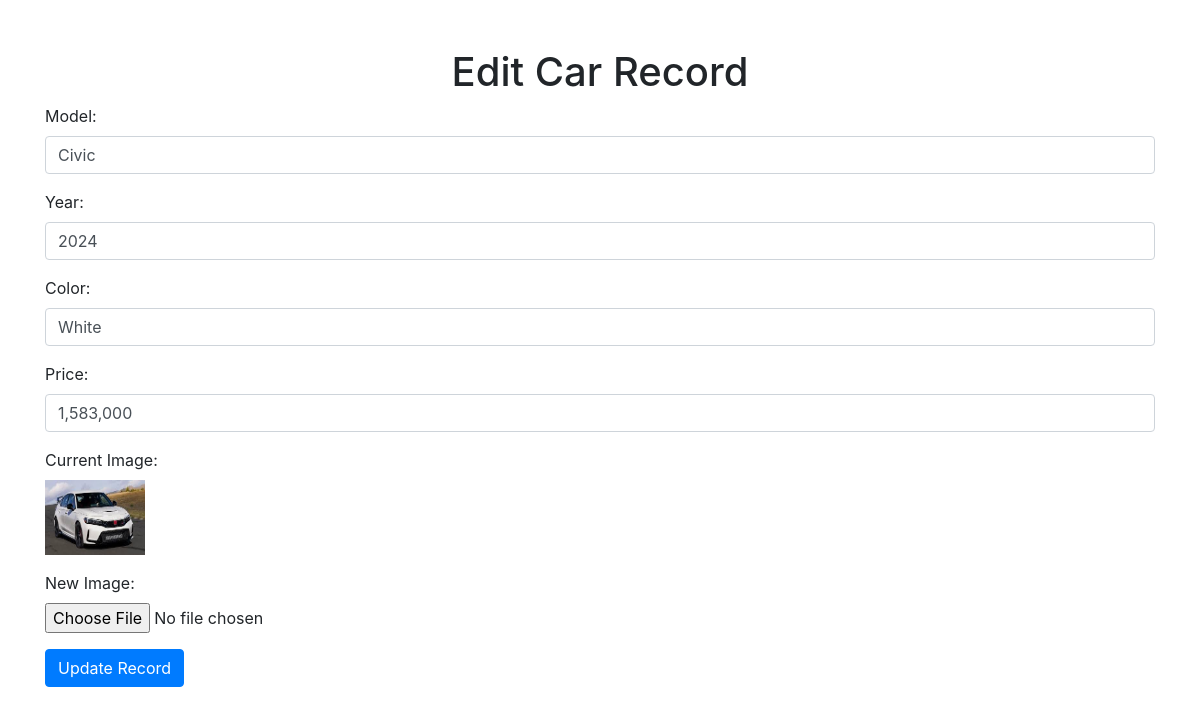
The page /edit.php?id=1 on the database its author committed.
### tables this page shows
CREATE TABLE IF NOT EXISTS `cars` (
  `id` int NOT NULL AUTO_INCREMENT,
  `model` varchar(50) DEFAULT NULL,
  `year` varchar(50) DEFAULT NULL,
  `color` varchar(50) DEFAULT NULL,
  `price` varchar(50) DEFAULT NULL,
  `image` varchar(50) DEFAULT NULL,
  PRIMARY KEY (`id`)
);

### edit.php (the view, shortened to what this page needs)
<!DOCTYPE html>
<html lang="en">
<head>
    <link href="https://maxcdn.bootstrapcdn.com/bootstrap/4.5.2/css/bootstrap.min.css" rel="stylesheet">
</head>
<body>
    <div class="container">
        <h1 class="text-center mt-5">Edit Car Record</h1>
        <?php
        include("includes/sqlconnection.php");
        $id = $_GET['id'];
        $sql = "SELECT * FROM cars WHERE id='$id'";
        $result = $conn->query($sql);
        if($result->num_rows > 0) {
            $row = $result->fetch_assoc();
        ?>
        <form action="controller.php" method="POST" enctype="multipart/form-data">
            <div class="form-group">
                <label for="model">Model:</label>
                <input type="text" name="model" value="<?php echo $row['model']; ?>" class="form-control">
            </div>
            <div class="form-group">
                <label for="year">Year:</label>
                <input type="text" name="year" value="<?php echo $row['year']; ?>" class="form-control">
            </div>
            <div class="form-group">
                <label for="color">Color:</label>
                <input type="text" name="color" value="<?php echo $row['color']; ?>" class="form-control">
            </div>
            <div class="form-group">
                <label for="price">Price:</label>
                <input type="text" name="price" value="<?php echo $row['price']; ?>" class="form-control">
            </div>
            <div class="form-group">
                <label for="current_image">Current Image:</label><br>
                <img src="uploads/<?php echo $row['image']; ?>" width="100" height="75" alt="<?php echo $row['image']; ?>">
            </div>
            <div class="form-group">
                <label for="new_image">New Image:</label>
                <input type="file" name="image" class="form-control-file">
            </div>
            <button type="submit" name="update_record" class="btn btn-primary">Update Record</button>
        </form>
        <?php
        } else {
            echo "<div class='alert alert-danger'>No record found</div>";
        }
        ?>
    </div>
</body>
</html

### rows shown on the page
cars: model "Civic", year "2024", color "White", price "1,583,000", image (picture)
